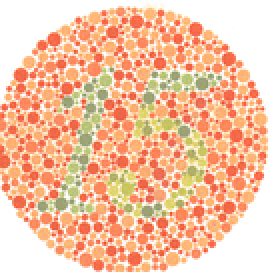
#> input picture Intro CS/ps5/image_15.png, 135 x 136 px, shrunk from 270 x 271 before the run (shown 2 times larger)
$ python ps5.py
#> lines starting #> are read from the running program, lines starting #| are printed output that depends on the picture
from PIL import Image, ImageFont, ImageDraw
import numpy
import os

BASE_DIR = os.path.dirname(os.path.abspath(__file__))

def make_matrix(color):
    """
    Generates a transformation matrix for the specified color.
    Inputs:
        color: string with exactly one of the following values:
               'red', 'blue', 'green', or 'none'
    Returns:
        matrix: a transformation matrix corresponding to
                deficiency in that color
    """
    # You do not need to understand exactly how this function works.
    if color == 'red':
        c = [[.567, .433, 0], [.558, .442, 0], [0, .242, .758]]
    elif color == 'green':
        c = [[0.625, 0.375, 0], [0.7, 0.3, 0], [0, 0.142, 0.858]]
    elif color == 'blue':
        c = [[.95, 0.05, 0], [0, 0.433, 0.567], [0, 0.475, .525]]
    elif color == 'none':
        c = [[1, 0., 0], [0, 1, 0.], [0, 0., 1]]
    return c


def matrix_multiply(m1, m2):
    """
    Multiplies the input matrices.
    Inputs:
        m1,m2: the input matrices
    Returns:
        result: matrix product of m1 and m2
        in a list of floats
    """

    product = numpy.matmul(m1, m2)
    if type(product) == numpy.int64:
        return float(product)
    else:
        result = list(product)
        return result


def img_to_pix(filename):
    """
    Takes a filename (must be inputted as a string
    with proper file attachment ex: .jpg, .png)
    and converts to a list of representing pixels.

    For RGB images, each pixel is a tuple containing (R,G,B) values.
    For BW images, each pixel is an integer.

    # Note: Don't worry about determining if an image is RGB or BW.
            The PIL library functions you use will return the
            correct pixel values for either image mode.

    Returns the list of pixels.

    Inputs:
        filename: string representing an image file, such as 'lenna.jpg'
        returns: list of pixel values
                 in form (R,G,B) such as [(0,0,0),(255,255,255),(38,29,58)...] for RGB image
                 in form L such as [60,66,72...] for BW image
    """
    full_path = os.path.join(BASE_DIR, filename)
    im = Image.open(full_path)
    pixels = list(im.getdata())
    return pixels

def pix_to_img(pixels_list, size, mode):
    """
    Creates an Image object from a inputted set of RGB tuples.

    Inputs:
        pixels_list: a list of pixels such as the output of
                img_to_pixels.
        size: a tuple of (width,height) representing
              the dimensions of the desired image. Assume
              that size is a valid input such that
              size[0] * size[1] == len(pixels).
        mode: 'RGB' or 'L' to indicate an RGB image or a
              BW image, respectively
    returns:
        img: Image object made from list of pixels
    """
    im = Image.new(mode, size)
    im.putdata(pixels_list)
    return im


def filter(pixels_list, color):
    """
    pixels_list: a list of pixels in RGB form, such as
            [(0,0,0),(255,255,255),(38,29,58)...]
    color: 'red', 'blue', 'green', or 'none', must be a string representing
           the color deficiency that is being simulated.
    returns: list of pixels in same format as earlier functions,
    transformed by matrix multiplication
    """
    matrix = numpy.array(make_matrix(color))
    new_pixels = []

    for p in pixels_list:
        if isinstance(p, tuple):  # RGB
            rgb = numpy.array(p)
            transformed = matrix.dot(rgb)
            transformed = tuple([int(min(max(v, 0), 255)) for v in transformed])
            new_pixels.append(transformed)
        else:  # Grayscale
            new_pixels.append(p)
    return new_pixels


def extract_end_bits(num_end_bits, pixel):
    """
    Extracts the last num_end_bits of each value of a given pixel.

    example for BW pixel:
        num_end_bits = 5
        pixel = 214

        214 in binary is 11010110.
        The last 5 bits of 11010110 are 10110.
                              ^^^^^
        The integer representation of 10110 is 22, so we return 22.

    example for RBG pixel:
        num_end_bits = 2
        pixel = (214, 17, 8)

        last 3 bits of 214 = 110 --> 6
        last 3 bits of 17 = 001 --> 1
        last 3 bits of 8 = 000 --> 0

        so we return (6,1,0)

    Inputs:
        num_end_bits: the number of end bits to extract
        pixel: an integer between 0 and 255, or a tuple of RGB values between 0 and 255

    Returns:
        The num_end_bits of pixel, as an integer (BW) or tuple of integers (RGB).
    """
    mask = (1 << num_end_bits) - 1
    if isinstance(pixel, tuple):
        return tuple([val & mask for val in pixel])
    else:
        return pixel & mask


def reveal_bw_image(filename):
    """
    Extracts the single LSB for each pixel in the BW input image.
    Inputs:
        filename: string, input BW file to be processed
    Returns:
        result: an Image object containing the hidden image
    """
    full_path = os.path.join(BASE_DIR, filename)
    im = Image.open(full_path)
    pixels = list(im.getdata())
    hidden_pixels = [((p & 1) * 255) for p in pixels]
    hidden_img = Image.new('L', im.size)
    hidden_img.putdata(hidden_pixels)
    return hidden_img


def reveal_color_image(filename):
    """
    Extracts the 3 LSBs for each pixel in the RGB input image.
    Inputs:
        filename: string, input RGB file to be processed
    Returns:
        result: an Image object containing the hidden image
    """
    full_path = os.path.join(BASE_DIR, filename)
    im = Image.open(full_path)
    pixels = list(im.getdata())
    hidden_pixels = []

    for p in pixels:
        hidden = extract_end_bits(3, p)
        scaled = tuple([val << 5 for val in hidden])  # shift left for visibility
        hidden_pixels.append(scaled)

    hidden_img = Image.new('RGB', im.size)
    hidden_img.putdata(hidden_pixels)
    return hidden_img


def reveal_image(filename):
    """
    Extracts the single LSB (for a BW image) or the 3 LSBs (for a
    color image) for each pixel in the input image. Hint: you can
    use a function to determine the mode of the input image (BW or
    RGB) and then use this mode to determine how to process the image.
    Inputs:
        filename: string, input BW or RGB file to be processed
    Returns:
        result: an Image object containing the hidden image
    """
    full_path = os.path.join(BASE_DIR, filename)
    im = Image.open(full_path)
    if im.mode == '1' or im.mode == 'L':
        return reveal_bw_image(filename)
    elif im.mode == 'RGB':
        return reveal_color_image(filename)
    else:
        raise Exception("Invalid mode %s" % im.mode)


def draw_kerb(filename, kerb):
    """
    Draws the text "kerb" onto the image located at "filename" and returns a PDF.
    Inputs:
        filename: string, input BW or RGB file
        kerb: string, your kerberos
    Output:
        Saves output image to "filename_kerb.xxx"
    """
    full_path = os.path.join(BASE_DIR, filename)
    im = Image.open(full_path)

    font_path = os.path.join(BASE_DIR, "noto-sans-mono.ttf")
    font = ImageFont.truetype(font_path, 40)

    draw = ImageDraw.Draw(im)
    draw.text((0, 0), kerb, "white", font=font)

    idx = filename.find(".")
    new_filename = filename[:idx] + "_kerb" + filename[idx:]
    out_path = os.path.join(BASE_DIR, new_filename)
    im.save(out_path)
    return


def main():

    # Example usage (Part 1)
    img_path = os.path.join(BASE_DIR, "image_15.png")
    im = Image.open(img_path)
#> im is the input picture: PIL image 135x136 RGB; mean R, G, B 245.9, 195.8, 164.5
    width, height = im.size
#> width = 135; height = 136
    pixels = img_to_pix("image_15.png")  # img_to_pix already uses BASE_DIR
#> in img_to_pix, `pixels = list(im.getdata())`: pixels = 18360 items, first 6: (255, 255, 255), (255, 255, 255), (255, 255, 255), (255, 255, 255), (255, 255, 255), (255, 255, 255)

    non_filtered_pixels = filter(pixels, 'none')
#> the loop in filter, `for p in pixels_list:` made 18360 passes
#> after the loop in filter, `for p in pixels_list:`: new_pixels has the same summary as pixels in img_to_pix
#> non_filtered_pixels has the same summary as pixels in img_to_pix
    im = pix_to_img(non_filtered_pixels, (width, height), 'RGB')
#> in pix_to_img, `im = Image.new(mode, size)`: im: PIL image 135x136 RGB; every value is 0
    im.show()

    red_filtered_pixels = filter(pixels, 'red')
#> the loop in filter (call 2), `for p in pixels_list:` made 18360 passes
#> (rgb, transformed) on passes 1 to 12: ([255, 255, 255], (254, 255, 255)), ([255, 255, 255], (254, 255, 255)), ([255, 255, 255], (254, 255, 255)), ([255, 255, 255], (254, 255, 255)), ([255, 255, 255], (254, 255, 255)), ([255, 255, 255], (254, 255, 255)), ([255, 255, 255], (254, 255, 255)), ([255, 255, 255], (254, 255, 255)), ([255, 255, 255], (254, 255, 255)), ([255, 255, 255], (254, 255, 255)), ([255, 255, 255], (254, 255, 255)), ([255, 255, 255], (254, 255, 255))
#> red_filtered_pixels = 18360 items, first 6: (254, 255, 255), (254, 255, 255), (254, 255, 255), (254, 255, 255), (254, 255, 255), (254, 255, 255)
    im2 = pix_to_img(red_filtered_pixels, (width, height), 'RGB')
#> call 2 of pix_to_img, with size = (135, 136), mode = 'RGB'
#> in pix_to_img (call 2), `im.putdata(pixels_list)`:
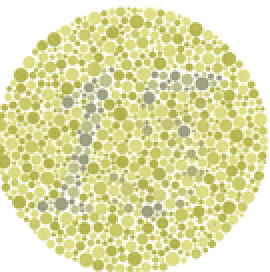
#> im: PIL image 135x136 RGB (shown 2 times larger); mean R, G, B 223.6, 223.4, 171.7
    im2.show()

    # Example usage (Part 2)
    hidden1 = reveal_image("hidden1.bmp")  # reveal_image already uses BASE_DIR
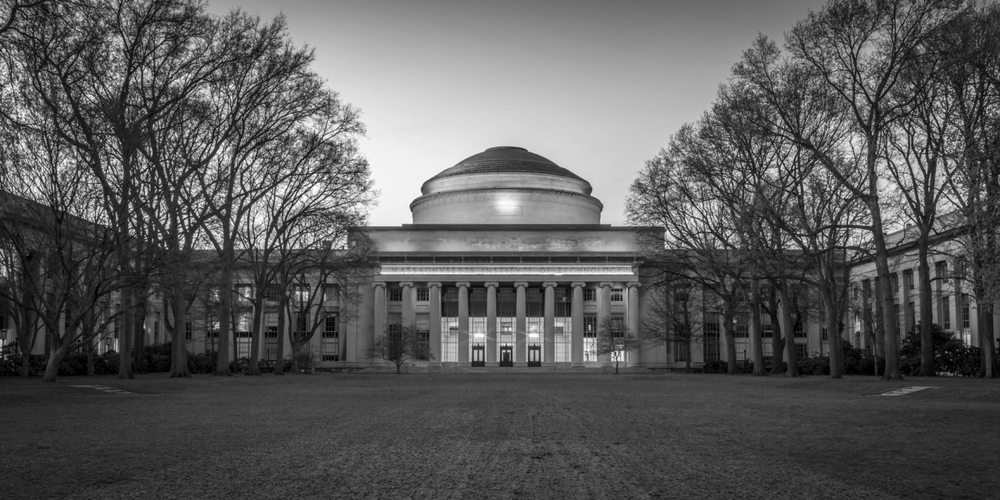
#> input picture Intro CS/ps5/hidden1.bmp, 1000 x 500 px, shrunk from 2000 x 1000 before the run
#> in reveal_image, im is the input picture: PIL image 1000x500 L; min 0, max 255, mean 90.9
#> in reveal_bw_image, `pixels = list(im.getdata())`: pixels = 500000 items
#> in reveal_bw_image, `hidden_img = Image.new('L', im.size)`: hidden_img: PIL image 1000x500 L; every value is 0
#> in reveal_bw_image, `hidden_img.putdata(hidden_pixels)`:
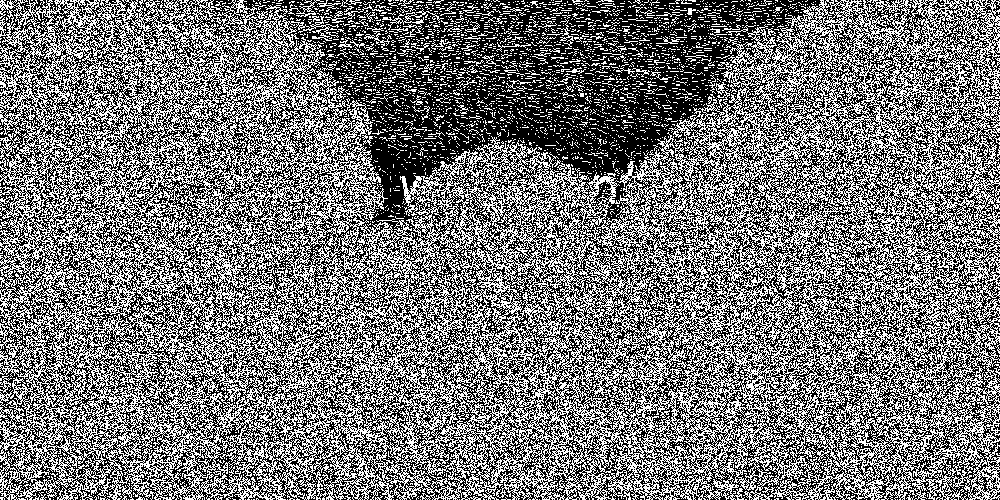
#> hidden_img: PIL image 1000x500 L; 46.4% white in thin lines or dots
    hidden1.show()

    hidden2 = reveal_image("hidden2.bmp")
#> call 2 of reveal_image, with filename = 'hidden2.bmp'
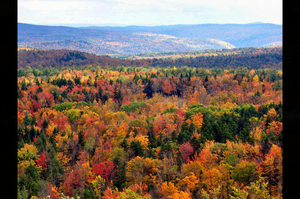
#> input picture Intro CS/ps5/hidden2.bmp, 300 x 199 px, shrunk from 600 x 398 before the run
#> in reveal_image, im is the input picture: PIL image 300x199 RGB; mean R, G, B 117.7, 100.7, 87.2
#> in reveal_color_image, `pixels = list(im.getdata())`: pixels = 59700 items
#> the loop in reveal_color_image, `for p in pixels:` made 59700 passes
#> p on passes 32 to 34: (247, 243, 244), (246, 243, 246), (243, 243, 249)
#> in reveal_color_image, `hidden_img = Image.new('RGB', im.size)`: hidden_img: PIL image 300x199 RGB; every value is 0
#> in reveal_color_image, `hidden_img.putdata(hidden_pixels)`:
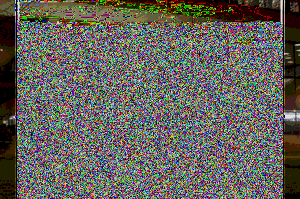
#> hidden_img: PIL image 300x199 RGB; mean R, G, B 100.9, 98.9, 92.4
    hidden2.show()


if __name__ == '__main__':
    main()
